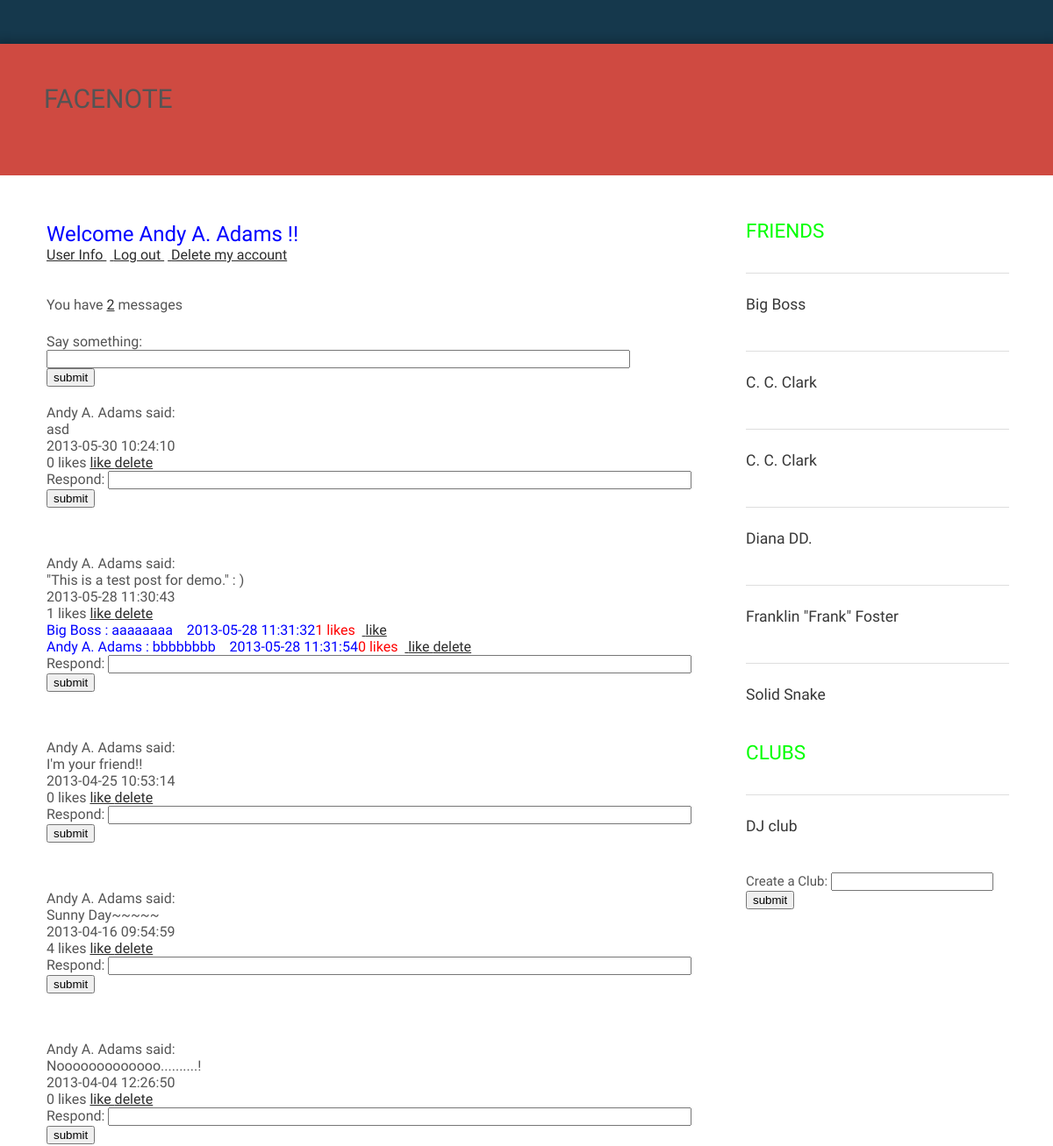
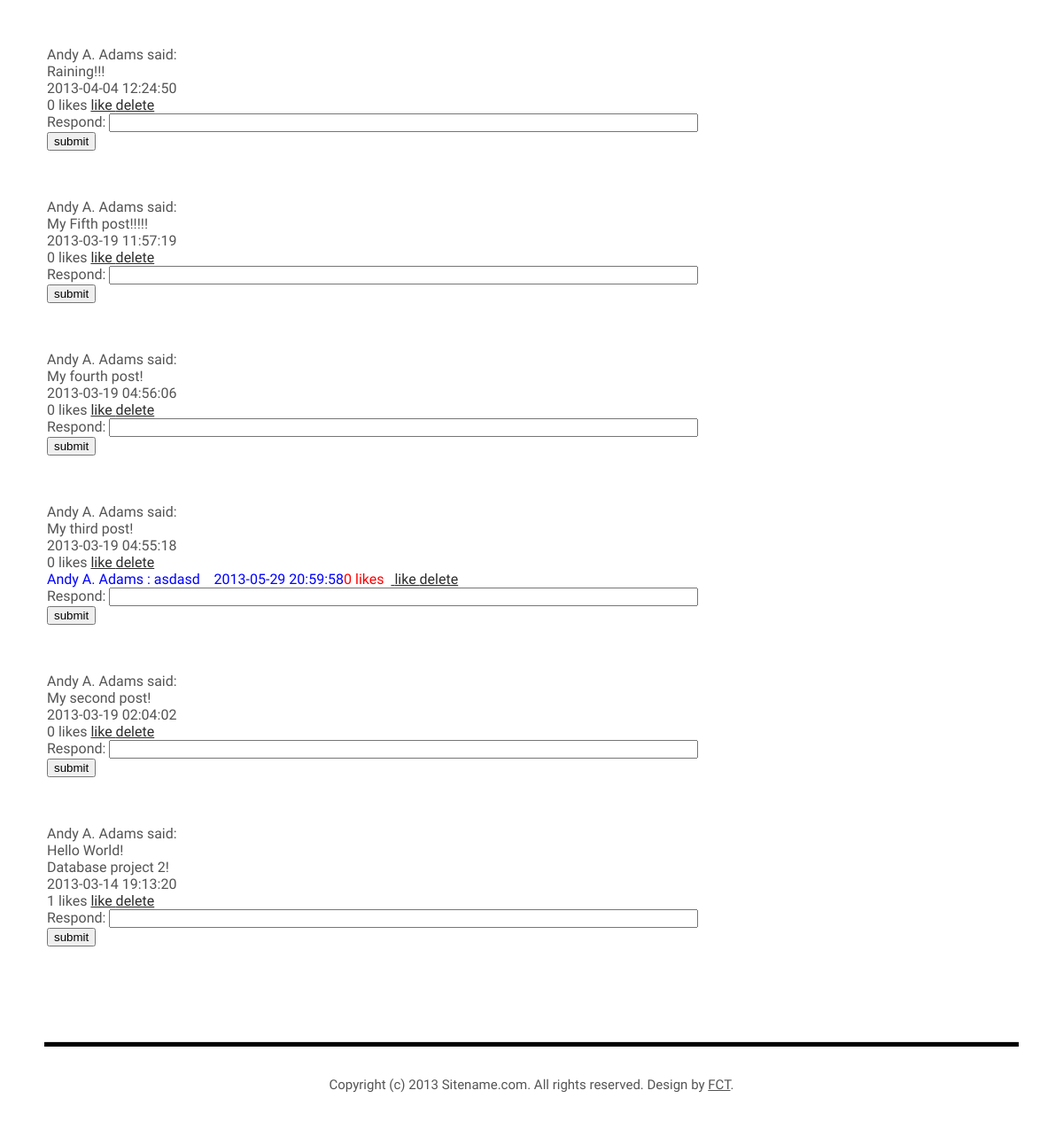
The app's page /main.php (signed in) with its own data (2 pictures, top to bottom).
### tables this page shows
CREATE TABLE IF NOT EXISTS `responses` (
  `response_id` bigint(20) NOT NULL,
  `article_id` bigint(20) NOT NULL,
  `uid` varchar(15) NOT NULL,
  `response` text NOT NULL,
  `time` datetime NOT NULL,
  PRIMARY KEY (`response_id`),
  KEY `article_id` (`article_id`),
  KEY `uid` (`uid`)
);

CREATE TABLE IF NOT EXISTS `users` (
  `uid` varchar(15) NOT NULL,
  `password` char(32) NOT NULL,
  `name` varchar(30) NOT NULL,
  `email` varchar(50) NOT NULL,
  `birthday` date NOT NULL,
  `sex` enum('M','F') NOT NULL DEFAULT 'M',
  PRIMARY KEY (`uid`),
  UNIQUE KEY `email` (`email`)
);

CREATE TABLE IF NOT EXISTS `club_member` (
  `club_id` bigint(20) NOT NULL,
  `uid` varchar(15) NOT NULL,
  KEY `uid` (`uid`),
  KEY `uid_2` (`uid`),
  KEY `club_id` (`club_id`),
  KEY `uid_3` (`uid`)
);

CREATE TABLE IF NOT EXISTS `club` (
  `club_id` bigint(20) NOT NULL,
  `name` text NOT NULL,
  `owner` varchar(15) NOT NULL,
  PRIMARY KEY (`club_id`),
  KEY `owner` (`owner`)
);

### main.php (the view, shortened to what this page needs)
<html>
<head>
<link href="default.css" rel="stylesheet" type="text/css" media="all" />
</head>
<body>
<div id="wrapper">
	<div id="header">
		<div id="logo">
			<h1>Facenote</h1>
		</div>
	</div>
	<div id="page">
		<div id="content">
			<table border="0" width="100%" height="392">
				<tr>
					<td>
						<?php
						require('connect.php');
						require('process.php');
						$sql =" select count(*) as \"count\" from message where to_uid='{$_SESSION['uid']}'";
						$result = mysqli_query($con, $sql) or die(mysqli_error($con));
						while($row =  mysqli_fetch_array($result)){echo "You have <a href=\"view_msg.php\">{$row['count']}</a>  messages<br><br>";}
						?>
					</td>
				</tr>
				<tr>
					<td>
						<?php if(isset($_SESSION['logged_in']) && $_SESSION['logged_in']){?>
						<form action="main.php" method="get">
						Say something: <input type="text" name="msg" size="80" > <br>
						<input type="submit" value="submit">
						</form>
						<?php }?>
					</td>
				</tr>
				<tr>
					<td>
						<?php
						if(isset($_SESSION['logged_in']) && $_SESSION['logged_in']){
						$sql ="(SELECT U.uid,U.name,A.content,A.time,A.postid,count(*) as \"like\"
								FROM users U,articles A,friends F,likes L,main_articles M
								WHERE M.uid = '{$_SESSION['uid']}'
								and M.article_id = A.postid
								and F.uid='{$_SESSION['uid']}'
								and F.friend_id = A.uid
								and F.friend_id = U.uid
								and A.postid = L.postid
								group by L.postid
								)
								union
								(SELECT U.uid,U.name,A.content,A.time,A.postid,count(*)-1 as \"like\"
								FROM users U,articles A,friends F,main_articles M
								WHERE M.uid = '{$_SESSION['uid']}'
								and M.article_id = A.postid
								and F.uid='{$_SESSION['uid']}'
								and F.friend_id = A.uid
								and F.friend_id = U.uid
								and A.postid not in  (select postid from likes)
								group by A.postid
								)
								union
								(SELECT U.uid,U.name,A.content,A.time,A.postid,count(*)-1 as \"like\"
								FROM users U,articles A,main_articles M
								WHERE M.uid = '{$_SESSION['uid']}'
								and M.article_id = A.postid
								and U.uid='{$_SESSION['uid']}'
								and U.uid=A.uid
								and A.postid not in
								(select postid from likes)
								group by A.postid
								)
								union
								(SELECT U.uid,U.name,A.content,A.time,A.postid,count(*) as \"like\"
								FROM users U,articles A,likes L,main_articles M
								WHERE M.uid = '{$_SESSION['uid']}'
								and M.article_id = A.postid
								and U.uid='{$_SESSION['uid']}'
								and U.uid=A.uid
								and A.postid = L.postid
								group by A.postid
								)
								order by time desc
								";
						$result = mysqli_query($con, $sql) or die(mysqli_error($con));
						while($row =  mysqli_fetch_array($result)){
								echo "{$row['name']} said: <br>{$row['content']}<br>{$row['time']}
									  <br>{$row['like']} likes       ";
								if($row['uid']==$_SESSION['uid']){
									echo "<a href=\"main.php?postid={$row['postid']}\"> like </a> ";
									echo "<a href=\"main.php?del_postid={$row['postid']}\"> delete </a> ";
								}
								$sql2 =" select * from responses R,users U where R.article_id={$row['postid']}
										and R.uid=U.uid
								      ";
								$result2 = mysqli_query($con, $sql2) or die(mysqli_error($con));
								while($row2 =  mysqli_fetch_array($result2)){
									echo "<br><font size=\"3\" color=\"0000FF\">{$row2['name']}&nbsp: {$row2['response']} &nbsp&nbsp&nbsp{$row2['time']}</font>";
									$sql3 =" select response_id,count(*) as \"like\" from responses_likes where response_id={$row2['response_id']}
										  ";
									$result3 = mysqli_query($con, $sql3) or die(mysqli_error($con));
									while($row3 =  mysqli_fetch_array($result3)){
										echo "<font size=\"3\" color=\"FF0000\">{$row3['like']} likes</font> &nbsp";
										echo "<a href=\"main.php?response_id={$row2['response_id']}\"> like </a> ";
									}
									if($row2['uid']==$_SESSION['uid']){
										echo "<a href=\"main.php?del_response_id={$row2['response_id']}\"> delete </a> ";
									}
								}
								echo "<br>";
								?>
								<form action="main.php" method="get">
								Respond: <input type="text" name="respond" size="80" > <br>
								<input type="submit" value="submit">
								</form>
								<?php
								echo "<br><br>";
						}
						}
						else{
							echo "<a href=\"userinfo.php\"}\"> User Info </a>&nbsp";
							echo "<a href=\"logout.php\"> Log out </a><br><br><br><hr>";
							echo "Wrong password or you haven't logged in.<br>";
							echo "<a href=\"index.php\"> Try again </a>";
						}
						?>
					</td>
				</tr>
			</table>
		</div>
		<div id="sidebar">
			<div id="tbox1">
				<h2><font size=\"3\" color=\"0000FF\">Friends</font></h2>
				<ul class="style2">
					<li class="first">
						<?php
							if(isset($_SESSION['logged_in']) && $_SESSION['logged_in']){
							$sql =" select *
									from users U
									where U.uid in (select F.friend_id from friends F
									where F.uid ='{$_SESSION['uid']}'
									)
							";
							$result = mysqli_query($con, $sql) ;
							while($row = mysqli_fetch_array($result)){
								echo "<li><h3><a href=\"userinfo.php?uid={$row['uid']}\"> {$row['name']} </a></h3><br></li>";
							}
							}
						?>
				</ul>
				<h2><font size=\"3\" color=\"0000FF\">Clubs</font></h2>
				<ul class="style2">
					<li class="first">
						<?php
							if(isset($_SESSION['logged_in']) && $_SESSION['logged_in']){
								$sql =" select *
										from club_member M, club C
										where M.uid ='{$_SESSION['uid']}' and M.club_id = C.club_id
								";
								$result = mysqli_query($con, $sql) ;
								while($row = mysqli_fetch_array($result)){
									echo "<li><h3><a href=\"club.php?club_id={$row['club_id']}\"> {$row['name']} </a></h3><br></li>";
								}
							}
						?>
						<form action="main.php" method="get">
						Create a Club: <input type="text" name="club_name" size="20" > <br>
						<input type="submit" value="submit">
						</form>
				</ul>
			</div>
		</div>
	</div>
	<div id="footer">
		<p>Copyright (c) 2013 Sitename.com. All rights reserved. Design by <a href="http://www.freecsstemplates.org">FCT</a>.</p>
	</div>
</div>
</body>
</html>

### process.php (shortened to what this page needs)
<?php
if(isset($_SESSION['logged_in']) && $_SESSION['logged_in']){
	echo "<font size=\"5\" color=\"0000FF\"> Welcome {$_SESSION['username']} !!</font><br>";
	echo "<a href=\"userinfo.php?uid={$_SESSION['uid']}\"> User Info </a>&nbsp";
	echo "<a href=\"logout.php\"> Log out </a>&nbsp";
	echo "<a href=\"del_account.php\"> Delete my account </a><br><br><br><hr>";
}
?>

### default.css (style rules this page uses)
html, body { height: 100%; }
body { margin: 0px; padding: 0px; background: #15384C; font-family: 'Dosis', sans-serif; font-size: 15px; color: #545454; }
h1, h2, h3 { margin: 0; padding: 0; text-transform: uppercase; font-weight: 500; }
h2 { padding: 0px 0px 20px 0px; font-size: 1.50em; }
p, ol, ul { margin-top: 0px; }
p { line-height: 180%; }
a { color: #2C2C2C; }
#wrapper { overflow: hidden; width: 1200px; margin: 50px auto; background: #FFFFFF; box-shadow: 0px 0px 10px 5px rgba(0,0,0,.2); }
#header { overflow: hidden; height: 150px; background: #CF4A41; }
#logo { float: left; width: 350px; padding: 40px 0px 0px 50px; text-transform: uppercase; }
#logo h1 { padding: 5px 10px 0px 0px; }
#page { overflow: hidden; width: 1100px; margin: 0px 50px; padding: 50px 0px; border-bottom: 1px solid #DEDEDE; }
#content { float: left; width: 750px; }
#sidebar { float: right; width: 300px; }
#footer { overflow: hidden; margin: 0px 50px; padding: 30px 0px; border-top: 5px solid #000000; }
#footer p { text-align: center; }
#footer a { color: #545454; }
ul.style2 { margin: 0px; padding: 0px; list-style: none; }
ul.style2 li { padding: 25px 0px 15px 0px; border-top: 1px solid #DEDEDE; }
ul.style2 .first { padding-top: 0px; border-top: none; }
ul.style2 h3 { padding: 0px 0px 10px 0px; }
ul.style2 h3 a { text-transform: none; color: #373737; }
ul.style2 a { text-decoration: none; color: #919191; }

### records on screen
responses: uid.name "Big Boss", response "aaaaaaaa", time "2013-05-28 11:31:32", like "1"
responses: uid.name "Andy A. Adams", response "bbbbbbbb", time "2013-05-28 11:31:54", like "0"
responses: uid.name "Andy A. Adams", response "asdasd", time "2013-05-29 20:59:58", like "0"
users: name "Big Boss"
users: name "C. C. Clark"
users: name "C. C. Clark"
users: name "Diana DD."
users: name "Franklin \"Frank\" Foster"
users: name "Solid Snake"
club_member: club.name "DJ club"

### other values on screen
$_SESSION['username'] "Andy A. Adams"
$row['count'] "2"
$row['name'] "Andy A. Adams"
$row['content'] "asd"
$row['time'] "2013-05-30 10:24:10"
$row['like'] "0"
$row['content'] "\"This is a test post for demo.\" : )"
$row['time'] "2013-05-28 11:30:43"
$row['like'] "1"
$row['content'] "I'm your friend!!"
$row['time'] "2013-04-25 10:53:14"
$row['content'] "Sunny Day~~~~~"
$row['time'] "2013-04-16 09:54:59"
$row['like'] "4"
$row['content'] "Nooooooooooooo..........!"
